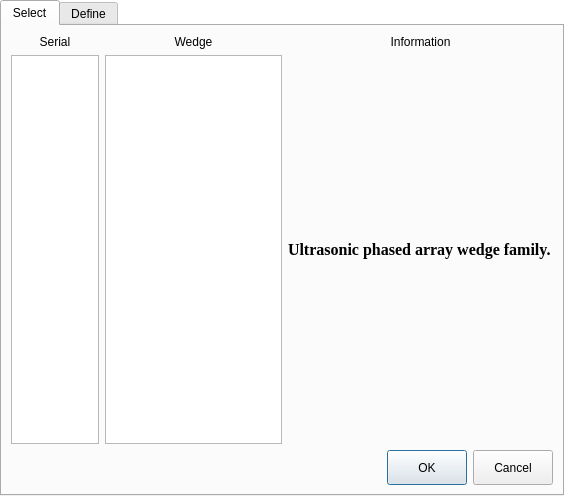
<?xml version="1.0" encoding="UTF-8"?>
<ui version="4.0">
 <class>WedgeDialog</class>
 <widget class="QDialog" name="WedgeDialog">
  <property name="geometry">
   <rect>
    <x>0</x>
    <y>0</y>
    <width>564</width>
    <height>496</height>
   </rect>
  </property>
  <property name="windowTitle">
   <string>Dialog</string>
  </property>
  <property name="styleSheet">
   <string notr="true">QDialog {
background-color: rgba(255, 255, 255, 0);
}</string>
  </property>
  <layout class="QVBoxLayout" name="verticalLayout">
   <property name="spacing">
    <number>0</number>
   </property>
   <property name="leftMargin">
    <number>0</number>
   </property>
   <property name="topMargin">
    <number>0</number>
   </property>
   <property name="rightMargin">
    <number>0</number>
   </property>
   <property name="bottomMargin">
    <number>0</number>
   </property>
   <item>
    <widget class="QTabWidget" name="tabWidget">
     <property name="currentIndex">
      <number>0</number>
     </property>
     <widget class="QWidget" name="selectTab">
      <attribute name="title">
       <string>Select</string>
      </attribute>
      <layout class="QVBoxLayout" name="verticalLayout_9">
       <item>
        <layout class="QHBoxLayout" name="horizontalLayout" stretch="1,2,3">
         <item>
          <layout class="QVBoxLayout" name="verticalLayout_4" stretch="0,1">
           <item>
            <widget class="QLabel" name="label_3">
             <property name="text">
              <string>Serial</string>
             </property>
             <property name="alignment">
              <set>Qt::AlignCenter</set>
             </property>
            </widget>
           </item>
           <item>
            <widget class="QListWidget" name="dirListWidget">
             <property name="sizePolicy">
              <sizepolicy hsizetype="Ignored" vsizetype="Expanding">
               <horstretch>0</horstretch>
               <verstretch>0</verstretch>
              </sizepolicy>
             </property>
            </widget>
           </item>
          </layout>
         </item>
         <item>
          <layout class="QVBoxLayout" name="verticalLayout_7" stretch="0,1">
           <item>
            <widget class="QLabel" name="label_4">
             <property name="text">
              <string>Wedge</string>
             </property>
             <property name="alignment">
              <set>Qt::AlignCenter</set>
             </property>
            </widget>
           </item>
           <item>
            <widget class="QListWidget" name="fileListWidget">
             <property name="sizePolicy">
              <sizepolicy hsizetype="Ignored" vsizetype="Expanding">
               <horstretch>0</horstretch>
               <verstretch>0</verstretch>
              </sizepolicy>
             </property>
            </widget>
           </item>
          </layout>
         </item>
         <item>
          <layout class="QVBoxLayout" name="verticalLayout_8" stretch="0,1">
           <item>
            <widget class="QLabel" name="label_5">
             <property name="text">
              <string>Information</string>
             </property>
             <property name="alignment">
              <set>Qt::AlignCenter</set>
             </property>
            </widget>
           </item>
           <item>
            <widget class="QLabel" name="label">
             <property name="enabled">
              <bool>true</bool>
             </property>
             <property name="sizePolicy">
              <sizepolicy hsizetype="Ignored" vsizetype="Ignored">
               <horstretch>0</horstretch>
               <verstretch>0</verstretch>
              </sizepolicy>
             </property>
             <property name="font">
              <font>
               <family>Times New Roman</family>
               <pointsize>12</pointsize>
               <weight>75</weight>
               <bold>true</bold>
              </font>
             </property>
             <property name="frameShape">
              <enum>QFrame::NoFrame</enum>
             </property>
             <property name="lineWidth">
              <number>0</number>
             </property>
             <property name="text">
              <string>Ultrasonic phased array wedge family.</string>
             </property>
             <property name="textFormat">
              <enum>Qt::AutoText</enum>
             </property>
             <property name="alignment">
              <set>Qt::AlignLeading|Qt::AlignLeft|Qt::AlignVCenter</set>
             </property>
            </widget>
           </item>
          </layout>
         </item>
        </layout>
       </item>
       <item>
        <layout class="QHBoxLayout" name="horizontalLayout_2">
         <item>
          <spacer name="horizontalSpacer">
           <property name="orientation">
            <enum>Qt::Horizontal</enum>
           </property>
           <property name="sizeHint" stdset="0">
            <size>
             <width>40</width>
             <height>20</height>
            </size>
           </property>
          </spacer>
         </item>
         <item>
          <widget class="QPushButton" name="okPushButton">
           <property name="minimumSize">
            <size>
             <width>0</width>
             <height>35</height>
            </size>
           </property>
           <property name="text">
            <string>OK</string>
           </property>
          </widget>
         </item>
         <item>
          <widget class="QPushButton" name="cancelPushButton">
           <property name="minimumSize">
            <size>
             <width>0</width>
             <height>35</height>
            </size>
           </property>
           <property name="text">
            <string>Cancel</string>
           </property>
          </widget>
         </item>
        </layout>
       </item>
      </layout>
     </widget>
     <widget class="QWidget" name="defineTab">
      <attribute name="title">
       <string>Define</string>
      </attribute>
      <layout class="QHBoxLayout" name="horizontalLayout_5" stretch="4,5">
       <item>
        <layout class="QVBoxLayout" name="verticalLayout_5" stretch="0,1,0">
         <item>
          <widget class="QLabel" name="label_2">
           <property name="text">
            <string>Wedge</string>
           </property>
           <property name="alignment">
            <set>Qt::AlignCenter</set>
           </property>
          </widget>
         </item>
         <item>
          <widget class="QListWidget" name="defineListWidget"/>
         </item>
         <item>
          <widget class="QPushButton" name="delPushButton">
           <property name="sizePolicy">
            <sizepolicy hsizetype="Minimum" vsizetype="Fixed">
             <horstretch>0</horstretch>
             <verstretch>0</verstretch>
            </sizepolicy>
           </property>
           <property name="minimumSize">
            <size>
             <width>0</width>
             <height>35</height>
            </size>
           </property>
           <property name="text">
            <string>Delete</string>
           </property>
          </widget>
         </item>
        </layout>
       </item>
       <item>
        <layout class="QVBoxLayout" name="verticalLayout_6" stretch="1,0,0">
         <item>
          <layout class="QHBoxLayout" name="horizontalLayout_3">
           <item>
            <layout class="QVBoxLayout" name="verticalLayout_3">
             <item>
              <widget class="QLabel" name="modelLabel">
               <property name="text">
                <string>Model</string>
               </property>
              </widget>
             </item>
             <item>
              <widget class="QLabel" name="serialLabel">
               <property name="text">
                <string>Serial</string>
               </property>
              </widget>
             </item>
             <item>
              <widget class="QLabel" name="typeLabel">
               <property name="text">
                <string>Wave Type</string>
               </property>
              </widget>
             </item>
             <item>
              <widget class="QLabel" name="angleLabel">
               <property name="text">
                <string>Angle</string>
               </property>
              </widget>
             </item>
             <item>
              <widget class="QLabel" name="delayLabel">
               <property name="text">
                <string>Delay</string>
               </property>
              </widget>
             </item>
             <item>
              <widget class="QLabel" name="OrientationLabel">
               <property name="text">
                <string>Orientation</string>
               </property>
              </widget>
             </item>
             <item>
              <widget class="QLabel" name="label_6">
               <property name="text">
                <string>Velocity</string>
               </property>
              </widget>
             </item>
             <item>
              <widget class="QLabel" name="primaryOffsetLabel">
               <property name="text">
                <string>Primary Offset</string>
               </property>
              </widget>
             </item>
             <item>
              <widget class="QLabel" name="sndOffsetLabel">
               <property name="text">
                <string>Secondary Offset</string>
               </property>
              </widget>
             </item>
             <item>
              <widget class="QLabel" name="HeightLabel">
               <property name="text">
                <string>Height</string>
               </property>
              </widget>
             </item>
             <item>
              <widget class="QLabel" name="LengthLabel">
               <property name="text">
                <string>Length</string>
               </property>
              </widget>
             </item>
             <item>
              <widget class="QLabel" name="refPointLlabel">
               <property name="text">
                <string>Ref Point</string>
               </property>
              </widget>
             </item>
            </layout>
           </item>
           <item>
            <layout class="QVBoxLayout" name="verticalLayout_2">
             <item>
              <widget class="QLineEdit" name="modelLineEdit">
               <property name="text">
                <string/>
               </property>
              </widget>
             </item>
             <item>
              <widget class="QLineEdit" name="serialLineEdit">
               <property name="text">
                <string/>
               </property>
              </widget>
             </item>
             <item>
              <widget class="QComboBox" name="typeComboBox">
               <item>
                <property name="text">
                 <string>L</string>
                </property>
               </item>
               <item>
                <property name="text">
                 <string>S</string>
                </property>
               </item>
              </widget>
             </item>
             <item>
              <widget class="QDoubleSpinBox" name="angleDoubleSpinBox">
               <property name="alignment">
                <set>Qt::AlignLeading|Qt::AlignLeft|Qt::AlignVCenter</set>
               </property>
               <property name="buttonSymbols">
                <enum>QAbstractSpinBox::NoButtons</enum>
               </property>
               <property name="suffix">
                <string> °</string>
               </property>
               <property name="minimum">
                <double>0.500000000000000</double>
               </property>
               <property name="maximum">
                <double>20.000000000000000</double>
               </property>
               <property name="value">
                <double>1.000000000000000</double>
               </property>
              </widget>
             </item>
             <item>
              <widget class="QSpinBox" name="delaySpinBox">
               <property name="alignment">
                <set>Qt::AlignLeading|Qt::AlignLeft|Qt::AlignVCenter</set>
               </property>
               <property name="buttonSymbols">
                <enum>QAbstractSpinBox::NoButtons</enum>
               </property>
               <property name="suffix">
                <string> us</string>
               </property>
               <property name="minimum">
                <number>1</number>
               </property>
               <property name="maximum">
                <number>1024</number>
               </property>
              </widget>
             </item>
             <item>
              <widget class="QComboBox" name="orientationComboBox">
               <item>
                <property name="text">
                 <string>Normal</string>
                </property>
               </item>
               <item>
                <property name="text">
                 <string>Revesal</string>
                </property>
               </item>
              </widget>
             </item>
             <item>
              <widget class="QDoubleSpinBox" name="velocityDoubleSpinBox">
               <property name="alignment">
                <set>Qt::AlignLeading|Qt::AlignLeft|Qt::AlignVCenter</set>
               </property>
               <property name="buttonSymbols">
                <enum>QAbstractSpinBox::NoButtons</enum>
               </property>
               <property name="suffix">
                <string> mm</string>
               </property>
               <property name="value">
                <double>0.000000000000000</double>
               </property>
              </widget>
             </item>
             <item>
              <widget class="QDoubleSpinBox" name="primaryOffsetDoubleSpinBox">
               <property name="buttonSymbols">
                <enum>QAbstractSpinBox::NoButtons</enum>
               </property>
               <property name="suffix">
                <string> mm</string>
               </property>
               <property name="value">
                <double>1.000000000000000</double>
               </property>
              </widget>
             </item>
             <item>
              <widget class="QDoubleSpinBox" name="sndOffsetDoubleSpinBox">
               <property name="buttonSymbols">
                <enum>QAbstractSpinBox::NoButtons</enum>
               </property>
               <property name="suffix">
                <string> mm</string>
               </property>
              </widget>
             </item>
             <item>
              <widget class="QDoubleSpinBox" name="heightDoubleSpinBox">
               <property name="buttonSymbols">
                <enum>QAbstractSpinBox::NoButtons</enum>
               </property>
               <property name="suffix">
                <string> mm</string>
               </property>
              </widget>
             </item>
             <item>
              <widget class="QDoubleSpinBox" name="lengthDoubleSpinBox">
               <property name="buttonSymbols">
                <enum>QAbstractSpinBox::NoButtons</enum>
               </property>
               <property name="prefix">
                <string/>
               </property>
               <property name="suffix">
                <string> mm</string>
               </property>
              </widget>
             </item>
             <item>
              <widget class="QDoubleSpinBox" name="refPointDoubleSpinBox">
               <property name="buttonSymbols">
                <enum>QAbstractSpinBox::NoButtons</enum>
               </property>
               <property name="prefix">
                <string/>
               </property>
               <property name="suffix">
                <string> mm</string>
               </property>
              </widget>
             </item>
            </layout>
           </item>
          </layout>
         </item>
         <item>
          <spacer name="verticalSpacer">
           <property name="orientation">
            <enum>Qt::Vertical</enum>
           </property>
           <property name="sizeHint" stdset="0">
            <size>
             <width>20</width>
             <height>40</height>
            </size>
           </property>
          </spacer>
         </item>
         <item>
          <layout class="QHBoxLayout" name="horizontalLayout_4">
           <item>
            <widget class="QPushButton" name="saveApplyPushButton">
             <property name="sizePolicy">
              <sizepolicy hsizetype="Minimum" vsizetype="Fixed">
               <horstretch>0</horstretch>
               <verstretch>0</verstretch>
              </sizepolicy>
             </property>
             <property name="minimumSize">
              <size>
               <width>0</width>
               <height>35</height>
              </size>
             </property>
             <property name="text">
              <string>Save &amp;&amp; Apply</string>
             </property>
            </widget>
           </item>
           <item>
            <widget class="QPushButton" name="savePushButton">
             <property name="sizePolicy">
              <sizepolicy hsizetype="Minimum" vsizetype="Fixed">
               <horstretch>0</horstretch>
               <verstretch>0</verstretch>
              </sizepolicy>
             </property>
             <property name="minimumSize">
              <size>
               <width>0</width>
               <height>35</height>
              </size>
             </property>
             <property name="text">
              <string>Save</string>
             </property>
            </widget>
           </item>
           <item>
            <widget class="QPushButton" name="cancelDefinePushButton">
             <property name="sizePolicy">
              <sizepolicy hsizetype="Minimum" vsizetype="Fixed">
               <horstretch>0</horstretch>
               <verstretch>0</verstretch>
              </sizepolicy>
             </property>
             <property name="minimumSize">
              <size>
               <width>0</width>
               <height>35</height>
              </size>
             </property>
             <property name="text">
              <string>Cancel</string>
             </property>
            </widget>
           </item>
          </layout>
         </item>
        </layout>
       </item>
      </layout>
     </widget>
    </widget>
   </item>
  </layout>
 </widget>
 <resources/>
 <connections/>
</ui>
